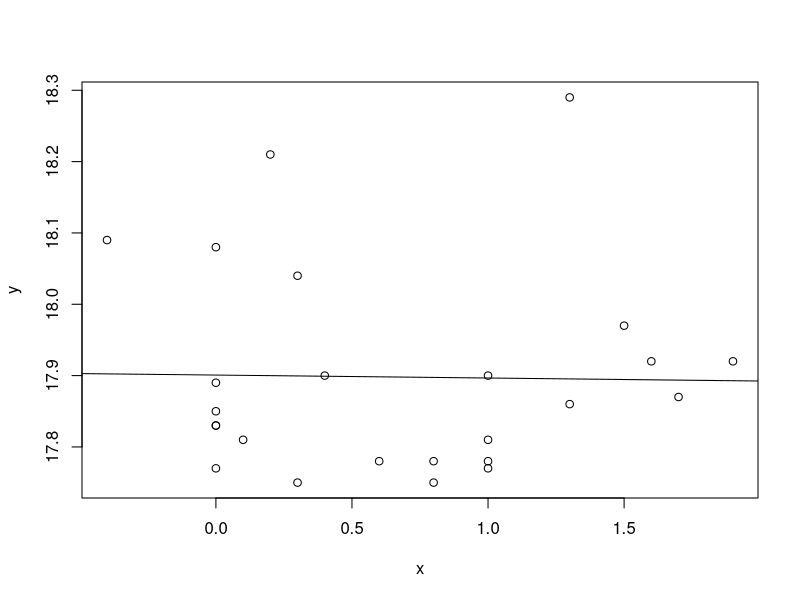

Source code (R):
dat <- read.table("triple.dat",header=TRUE)

y <- dat$dist_m
x <- dat$wind_m_per_s

plot(x,y)

mod <- lm(y~x)
summary(mod)
abline(mod)

### Conclusion
# Apparently, wind speed doesn't affect jumping distance.
